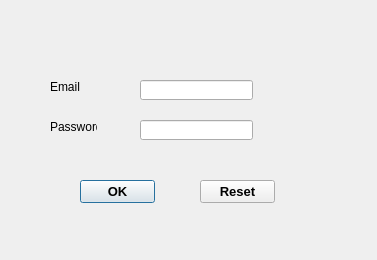
<?xml version="1.0" encoding="UTF-8"?>
<ui version="4.0">
 <class>Dialog</class>
 <widget class="QDialog" name="Dialog">
  <property name="geometry">
   <rect>
    <x>0</x>
    <y>0</y>
    <width>377</width>
    <height>260</height>
   </rect>
  </property>
  <property name="windowTitle">
   <string>Dialog</string>
  </property>
  <widget class="QPushButton" name="pushButton1">
   <property name="geometry">
    <rect>
     <x>80</x>
     <y>180</y>
     <width>75</width>
     <height>23</height>
    </rect>
   </property>
   <property name="font">
    <font>
     <family>Arial</family>
     <pointsize>10</pointsize>
     <weight>75</weight>
     <bold>true</bold>
    </font>
   </property>
   <property name="text">
    <string>OK</string>
   </property>
  </widget>
  <widget class="QPushButton" name="pushButton_2">
   <property name="geometry">
    <rect>
     <x>200</x>
     <y>180</y>
     <width>75</width>
     <height>23</height>
    </rect>
   </property>
   <property name="font">
    <font>
     <family>Arial</family>
     <pointsize>10</pointsize>
     <weight>75</weight>
     <bold>true</bold>
    </font>
   </property>
   <property name="text">
    <string>Reset</string>
   </property>
  </widget>
  <widget class="QLabel" name="label">
   <property name="geometry">
    <rect>
     <x>50</x>
     <y>80</y>
     <width>47</width>
     <height>13</height>
    </rect>
   </property>
   <property name="text">
    <string>Email</string>
   </property>
  </widget>
  <widget class="QLabel" name="label_2">
   <property name="geometry">
    <rect>
     <x>50</x>
     <y>120</y>
     <width>47</width>
     <height>13</height>
    </rect>
   </property>
   <property name="text">
    <string>Password</string>
   </property>
  </widget>
  <widget class="QLineEdit" name="lineEdit">
   <property name="geometry">
    <rect>
     <x>140</x>
     <y>80</y>
     <width>113</width>
     <height>20</height>
    </rect>
   </property>
  </widget>
  <widget class="QLineEdit" name="lineEdit_2">
   <property name="geometry">
    <rect>
     <x>140</x>
     <y>120</y>
     <width>113</width>
     <height>20</height>
    </rect>
   </property>
   <property name="echoMode">
    <enum>QLineEdit::Password</enum>
   </property>
  </widget>
 </widget>
 <resources/>
 <connections>
  <connection>
   <sender>pushButton_2</sender>
   <signal>clicked()</signal>
   <receiver>lineEdit_2</receiver>
   <slot>clear()</slot>
   <hints>
    <hint type="sourcelabel">
     <x>220</x>
     <y>192</y>
    </hint>
    <hint type="destinationlabel">
     <x>191</x>
     <y>133</y>
    </hint>
   </hints>
  </connection>
  <connection>
   <sender>pushButton_2</sender>
   <signal>clicked()</signal>
   <receiver>lineEdit</receiver>
   <slot>clear()</slot>
   <hints>
    <hint type="sourcelabel">
     <x>226</x>
     <y>180</y>
    </hint>
    <hint type="destinationlabel">
     <x>231</x>
     <y>95</y>
    </hint>
   </hints>
  </connection>
 </connections>
</ui>
